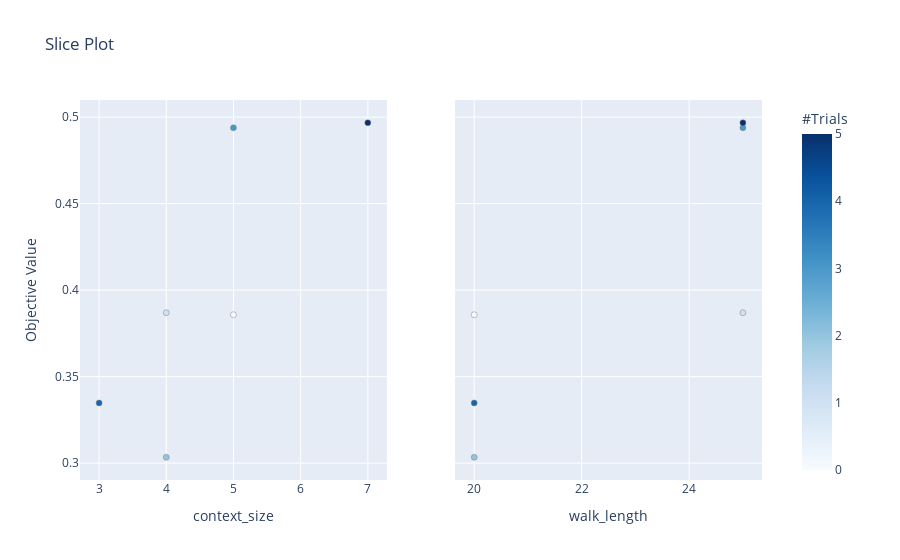

The notebook cell saved with this chart:
### Code cell
# performance of individual hyperparameter
optuna.visualization.plot_slice(study, params=['context_size', 'walk_length'])

### Figure 1 — Plotly figure (JSON) as saved in the notebook; plotly's stock layout.template omitted (floating-point values rounded to 4 significant figures)
{"data": [{"marker": {"color": [0, 1, 2, 3, 4, 5], "colorbar": {"title": {"text": "#Trials"}, "x": 1, "xpad": 40}, "colorscale": [[0, "rgb(247,251,255)"], [0.125, "rgb(222,235,247)"], [0.25, "rgb(198,219,239)"], [0.375, "rgb(158,202,225)"], [0.5, "rgb(107,174,214)"], [0.625, "rgb(66,146,198)"], [0.75, "rgb(33,113,181)"], [0.875, "rgb(8,81,156)"], [1, "rgb(8,48,107)"]], "line": {"color": "Grey", "width": 0.5}, "showscale": true}, "mode": "markers", "showlegend": false, "type": "scatter", "x": [5, 4, 4, 5, 3, 7], "xaxis": "x", "y": [0.3857, 0.3869, 0.3034, 0.4938, 0.3348, 0.4968], "yaxis": "y"}, {"marker": {"color": [0, 1, 2, 3, 4, 5], "colorbar": {"title": {"text": "#Trials"}, "x": 1, "xpad": 40}, "colorscale": [[0, "rgb(247,251,255)"], [0.125, "rgb(222,235,247)"], [0.25, "rgb(198,219,239)"], [0.375, "rgb(158,202,225)"], [0.5, "rgb(107,174,214)"], [0.625, "rgb(66,146,198)"], [0.75, "rgb(33,113,181)"], [0.875, "rgb(8,81,156)"], [1, "rgb(8,48,107)"]], "line": {"color": "Grey", "width": 0.5}, "showscale": false}, "mode": "markers", "showlegend": false, "type": "scatter", "x": [20, 25, 20, 25, 20, 25], "xaxis": "x2", "y": [0.3857, 0.3869, 0.3034, 0.4938, 0.3348, 0.4968], "yaxis": "y2"}], "layout": {"title": {"text": "Slice Plot"}, "xaxis": {"anchor": "y", "domain": [0, 0.45], "title": {"text": "context_size"}}, "xaxis2": {"anchor": "y2", "domain": [0.55, 1], "title": {"text": "walk_length"}}, "yaxis": {"anchor": "x", "domain": [0, 1], "title": {"text": "Objective Value"}}, "yaxis2": {"anchor": "x2", "domain": [0, 1], "matches": "y", "showticklabels": false}}}
